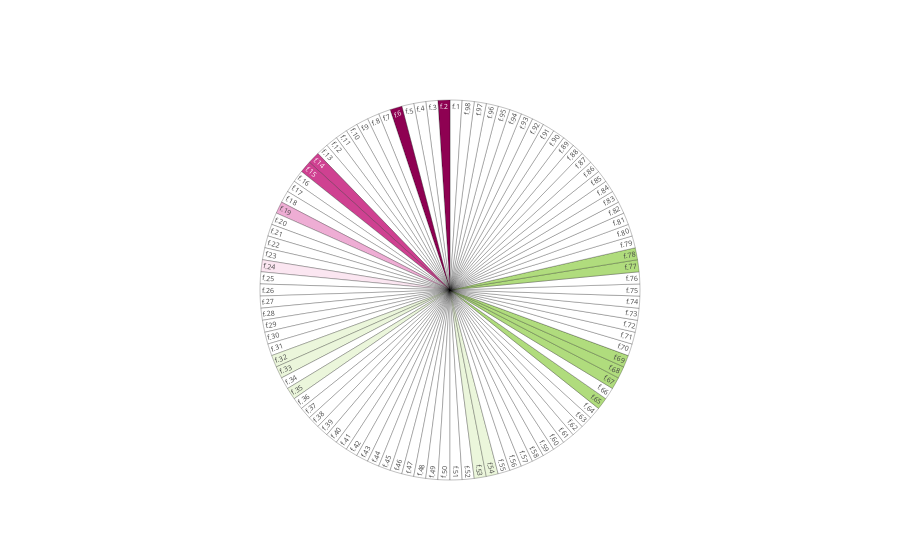

Notebook source saved alongside this figure:
### Code cell
df_erms_level3 = df_erms.rename(columns={'field': 'level3'})
df_level3_template = df_level3.drop('value', axis=1)
df_erms_level3 = df_erms_level3.merge(df_level3_template, on='level3', how='left')
# white when not within ERMS
df_erms_level3.loc[df_erms_level3['value'] == 0, 'color'] = '#ffffff'
df_erms_level3['value'] = 1
# keep order
sorter_level3 = list(erms_template['level3'].unique())
df_erms_level3.sort_values(by="level3", key=lambda column: column.map(lambda e: sorter_level3.index(e)), inplace=True)
# df_erms_level3
fig_erms = go.Figure()
# fig_erms.add_trace(go.Pie(
#         # top
#         labels=df_level3['legend'],
#         values=df_level3['value'],
#         sort=False,
#         marker=dict(colors=df_level3['color'], line=dict(color='#000000', width=.25)),
#         hoverinfo='label+percent',
#         textinfo='label',
#         textposition='inside',
#         textfont_size=7,
#         # legendgroup='legend'
#         ))
# fig_erms.add_trace(go.Pie(
#         labels=df_level3['lbl'],
#         values=df_level3['value'],
#         sort=False,
#         marker=dict(colors=df_level3['color'], line=dict(color='#000000', width=.25)),
#         hoverinfo='label+percent',
#         textinfo='label',
#         textposition='inside',
#         textfont_size=7,
#         showlegend=False
#         # legendgroup='legend'
#         ))
fig_erms.add_trace(go.Pie(
        # top
        labels=df_erms_level3['lbl'],
        values=df_erms_level3['value'],
        sort=False,
        marker=dict(colors=df_erms_level3['color'], line=dict(color='#000000', width=.25)),
        hoverinfo='label+percent',
        textinfo='label',
        textposition='inside',
        textfont_size=7,
        customdata=df_erms_level3["legend"],
        hovertemplate='<br>'.join(['%{customdata}']),
        showlegend=False
        # legendgroup='legend'
        ))
fig_erms.show()

### Figure 1 — Plotly figure (JSON) as saved in the notebook; plotly's stock layout.template omitted (floating-point values rounded to 4 significant figures)
{"data": [{"customdata": ["f.1: Assessment Investigator - Actor", "f.2: Investigator Role Type", "f.3: Assessment Activity Type", "f.4: Assessment Activity Date", "f.5: Google Earth Assessment", "f.6: GE Imagery Acquisition Date", "f.7: Information Resource", "f.8: Information Resource Acquisition Date", "f.9: Resource Name", "f.10: Name Type", "f.11: Heritage Place Type", "f.12: General Description Type", "f.13: General Description", "f.14: Heritage Place Function", "f.15: Heritage Place Function Certainty ", "f.16: Designation", "f.17: Designation From Date", "f.18: Designation To Date", "f.19: Geometric Place Expression", "f.20: Geometry Qualifier", "f.21: Location Certainty", "f.22: Geometry Extent Certainty", "f.23: Overall Site Shape Type", "f.24: Grid ID", "f.25: Country Type", "f.26: Cadastral Reference", "f.27: Resource Orientation", "f.28: Address", "f.29: Address Type", "f.30: Administrative Division ", "f.31: Administrative Division Type", "f.32: Overall Archaeological Certainty Value ", "f.33: Overall Site Morphology Type", "f.34: Cultural Period Type", "f.35: Cultural Period Certainty", "f.36: Cultural Sub-period Type", "f.37: Cultural Sub-period Certainty", "f.38: Date Inference Making Actor", "f.39: Archaeological From Date", "f.40: Archaeological To Date", "f.41: BP Date From", "f.42: BP Date To", "f.43: AH Date From", "f.44: AH Date To", "f.45: SH Date From", "f.46: SH Date to", "f.47: Site Feature Form Type", "f.48: Site Feature Form Type Certainty", "f.49: Site Feature Shape Type", "f.50: Site Feature Arrangement Type", "f.51: Site Feature Number Type", "f.52: Site Feature Interpretation Type", "f.53: Site Feature Interpretation Number Type", "f.54: Site Feature Interpretation Certainty", "f.55: Built Component", "f.56: Heritage Place Resource Instance", "f.57: Material Class", "f.58: Material Type", "f.59: Construction Technique", "f.60: Measurement Number", "f.61: Measurement Unit", "f.62: Dimension Type", "f.63: Measurement Source Type ", "f.64: Related Geoarchaeology/Palaeolandscape", "f.65: Overall Condition State Type", "f.66: Damage Extent Type", "f.67: Disturbance Cause Category Type", "f.68: Disturbance Cause Type ", "f.69: Disturbance Cause Certainty ", "f.70: Disturbance Date From", "f.71: Disturbance Date To ", "f.72: Disturbance Date Occurred Before", "f.73: Disturbance Date Occurred On ", "f.74: Disturbance Cause Assignment Assessor Name - Actor", "f.75: Effect Type", "f.76: Effect Certainty", "f.77: Threat Category", "f.78: Threat Cause Type", "f.79: Threat Probability ", "f.80: Threat Inference Making Assessor Name - Actor", "f.81: Intervention Activity Type", "f.82: Recommendation Type", "f.83: Priority Type", "f.84: Detailed Condition Assessments", "f.85: Topography Type", "f.86: Land Cover Type", "f.87: Land Cover Assessment Date", "f.88: Surficial Geology Type", "f.89: Depositional Process", "f.90: Bedrock Geology Type", "f.91: Fetch Type", "f.92: Wave Climate", "f.93: Tidal Range", "f.94: Minimum Depth/Max Elevation", "f.95: Maximum Depth/Min Elevation", "f.96: Datum Type", "f.97: Datum Description/EPSG code", "f.98: Restricted Access Record Designation"], "hoverinfo": "label+percent", "hovertemplate": "%{customdata}", "labels": ["f.1", "f.2", "f.3", "f.4", "f.5", "f.6", "f.7", "f.8", "f.9", "f.10", "f.11", "f.12", "f.13", "f.14", "f.15", "f.16", "f.17", "f.18", "f.19", "f.20", "f.21", "f.22", "f.23", "f.24", "f.25", "f.26", "f.27", "f.28", "f.29", "f.30", "f.31", "f.32", "f.33", "f.34", "f.35", "f.36", "f.37", "f.38", "f.39", "f.40", "f.41", "f.42", "f.43", "f.44", "f.45", "f.46", "f.47", "f.48", "f.49", "f.50", "f.51", "f.52", "f.53", "f.54", "f.55", "f.56", "f.57", "f.58", "f.59", "f.60", "f.61", "f.62", "f.63", "f.64", "f.65", "f.66", "f.67", "f.68", "f.69", "f.70", "f.71", "f.72", "f.73", "f.74", "f.75", "f.76", "f.77", "f.78", "f.79", "f.80", "f.81", "f.82", "f.83", "f.84", "f.85", "f.86", "f.87", "f.88", "f.89", "f.90", "f.91", "f.92", "f.93", "f.94", "f.95", "f.96", "f.97", "f.98"], "marker": {"colors": ["#ffffff", "#8e0152", "#ffffff", "#ffffff", "#ffffff", "#8e0152", "#ffffff", "#ffffff", "#ffffff", "#ffffff", "#ffffff", "#ffffff", "#ffffff", "#cf4191", "#cf4191", "#ffffff", "#ffffff", "#ffffff", "#eeadd4", "#ffffff", "#ffffff", "#ffffff", "#ffffff", "#fbe6f1", "#ffffff", "#ffffff", "#ffffff", "#ffffff", "#ffffff", "#ffffff", "#ffffff", "#ebf6db", "#ebf6db", "#ffffff", "#ebf6db", "#ffffff", "#ffffff", "#ffffff", "#ffffff", "#ffffff", "#ffffff", "#ffffff", "#ffffff", "#ffffff", "#ffffff", "#ffffff", "#ffffff", "#ffffff", "#ffffff", "#ffffff", "#ffffff", "#ffffff", "#ebf6db", "#ebf6db", "#ffffff", "#ffffff", "#ffffff", "#ffffff", "#ffffff", "#ffffff", "#ffffff", "#ffffff", "#ffffff", "#ffffff", "#b0dc7d", "#ffffff", "#b0dc7d", "#b0dc7d", "#b0dc7d", "#ffffff", "#ffffff", "#ffffff", "#ffffff", "#ffffff", "#ffffff", "#ffffff", "#b0dc7d", "#b0dc7d", "#ffffff", "#ffffff", "#ffffff", "#ffffff", "#ffffff", "#ffffff", "#ffffff", "#ffffff", "#ffffff", "#ffffff", "#ffffff", "#ffffff", "#ffffff", "#ffffff", "#ffffff", "#ffffff", "#ffffff", "#ffffff", "#ffffff", "#ffffff"], "line": {"color": "#000000", "width": 0.25}}, "showlegend": false, "sort": false, "textfont": {"size": 7}, "textinfo": "label", "textposition": "inside", "values": [1, 1, 1, 1, 1, 1, 1, 1, 1, 1, 1, 1, 1, 1, 1, 1, 1, 1, 1, 1, 1, 1, 1, 1, 1, 1, 1, 1, 1, 1, 1, 1, 1, 1, 1, 1, 1, 1, 1, 1, 1, 1, 1, 1, 1, 1, 1, 1, 1, 1, 1, 1, 1, 1, 1, 1, 1, 1, 1, 1, 1, 1, 1, 1, 1, 1, 1, 1, 1, 1, 1, 1, 1, 1, 1, 1, 1, 1, 1, 1, 1, 1, 1, 1, 1, 1, 1, 1, 1, 1, 1, 1, 1, 1, 1, 1, 1, 1], "type": "pie"}], "layout": {}}
